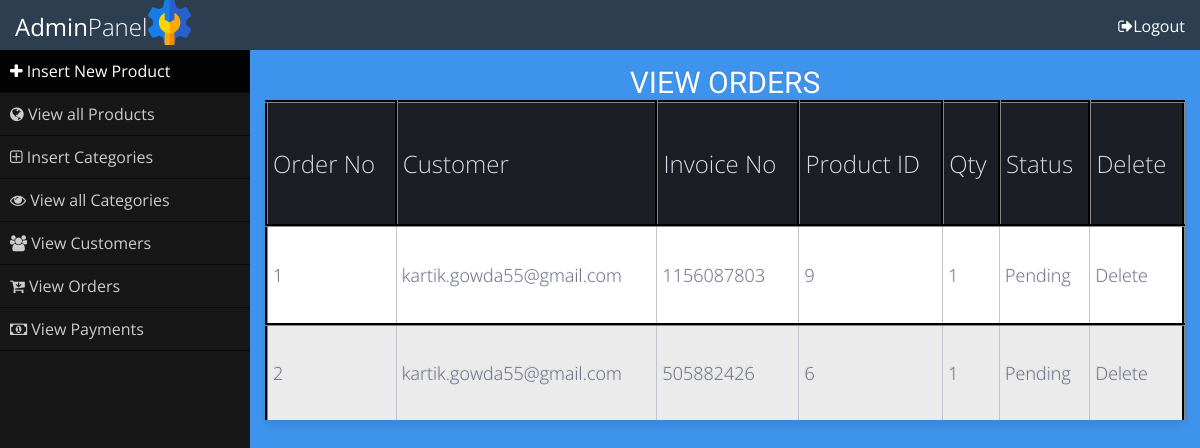
/admin_area/index.php?view_orders (signed in), run on the app's committed database.
### tables this page shows
CREATE TABLE `pending_orders` (
  `order_id` int(100) NOT NULL,
  `customer_id` int(10) NOT NULL,
  `invoice_no` int(10) NOT NULL,
  `product_id` int(10) NOT NULL,
  `qty` int(10) NOT NULL,
  `order_status` text NOT NULL
);

CREATE TABLE `customers` (
  `customer_id` int(10) NOT NULL,
  `customer_name` varchar(100) NOT NULL,
  `customer_email` varchar(100) NOT NULL,
  `customer_pass` varchar(100) NOT NULL,
  `customer_country` text NOT NULL,
  `customer_city` text NOT NULL,
  `customer_contact` bigint(100) NOT NULL,
  `customer_address` text NOT NULL,
  `customer_image` text NOT NULL,
  `customer_ip` int(100) NOT NULL
);

### admin_area/view_orders.php (the view, shortened to what this page needs)
<!DOCTYPE html>
<html>
<head>
</head>
<body>
<div class="table-title">
<h3> View Orders</h3>
</div>
		<table class="table-fill">
			<tr align="center">
				<th class="text-left">Order No</th>
				<th class="text-left">Customer</th>
				<th class="text-left">Invoice No</th>
				<th class="text-left">Product ID</th>
				<th class="text-left">Qty</th>
				<th class="text-left">Status</th>
				<th class="text-left">Delete</th>
			</tr>
			<?php
			include("includes/db.php");
			$get_orders = "select * from pending_orders";
			$run_orders = mysqli_query($con, $get_orders);
			$i=0;
			while($row_orders = mysqli_fetch_array($run_orders)){
				$order_id = $row_orders['order_id'];
				$c_id = $row_orders['customer_id'];
				$invoice = $row_orders['invoice_no'];
				$p_id = $row_orders['product_id'];
				$qty = $row_orders['qty'];
				$status = $row_orders['order_status'];
				$i++;
			?>
			<tr align="center">
				<td><?php echo $i; ?></td>
				<td>
					<?php
					$get_customer = "select * from customers where customer_id='$c_id'";
					$run_customer = mysqli_query($con, $get_customer);
					$row_customer = mysqli_fetch_array($run_customer);
					$customer_email= $row_customer['customer_email'];
					echo $customer_email;
					?>
				</td>
				<td bgcolor="#FFCCCC"><?php echo $invoice; ?></td>
				<td><?php echo $p_id; ?></td>
				<td><?php echo $qty; ?></td>
				<td><?php
						if($status=='Pending'){
							echo $status = 'Pending';
							}
							else
							{
								echo $status = 'Complete';
							}
				 ?></td>
				<td><a href="delete_order.php?delete_order=<?php echo $order_id; ?>">Delete</td>
			</tr>
			<?php
		}
			?>
		</table>
</body>
</html>

### admin_area/styles/style.css (style rules this page uses)
* { margin: 0; padding: 0; box-sizing: border-box; }
body { font-family: 'Open Sans', sans-serif; }
a { text-decoration: none; }
div.table-title { display: block; margin: auto; max-width: 600px; width: 100%; text-align: center; }
.table-title h3 { color: #fafafa; font-size: 30px; font-weight: 400; font-style:normal; font-family: "Roboto", helvetica, arial, sans-serif; text-shadow: -1px -1px 1px rgba(0, 0, 0, 0.1); text-transform:uppercase; }
.table-fill { background: white; border-radius:3px; border-collapse: collapse; height: 320px; margin: auto; max-width: 1300px; padding:5px; width: 100%; box-shadow: 0 5px 10px rgba(0, 0, 0, 0.1); animation: float 5s infinite; }
th { color:#D5DDE5;; background:#1b1e24; border-bottom:4px solid #9ea7af; border-right: 1px solid #343a45; font-size:24px; font-weight: 100; padding:5px; text-align:left; text-shadow: 0 1px 1px rgba(0, 0, 0, 0.1); vertical-align:middle; }
th:first-child { border-top-left-radius:3px; }
th:last-child { border-top-right-radius:3px; border-right:none; }
tr { border-top: 1px solid #C1C3D1; border-bottom-: 1px solid #C1C3D1; color:#666B85; font-size:16px; font-weight:normal; text-shadow: 0 1px 1px rgba(256, 256, 256, 0.1); }
tr:first-child { border-top:none; }
tr:last-child { border-bottom:none; }
tr:nth-child(odd) td { background:#EBEBEB; }
tr:last-child td:first-child { border-bottom-left-radius:3px; }
tr:last-child td:last-child { border-bottom-right-radius:3px; }
td { background:#FFFFFF; padding:5px; text-align:left; vertical-align:middle; font-weight:300; font-size:18px; text-shadow: -1px -1px 1px rgba(0, 0, 0, 0.1); border-right: 1px solid #C1C3D1; }
td:last-child { border-right: 0px; }
th.text-left { text-align: left; }
td a { text-decoration: none; color: #666B85; }

### admin_area/view_orders.php (style rules this page uses)
th,tr { border: 3px groove #333; }

### data on the page
pending_orders: customer.customer_email "kartik.gowda55@gmail.com", invoice_no "1156087803", product "9", qty "1"
pending_orders: customer.customer_email "kartik.gowda55@gmail.com", invoice_no "505882426", product "6", qty "1"
